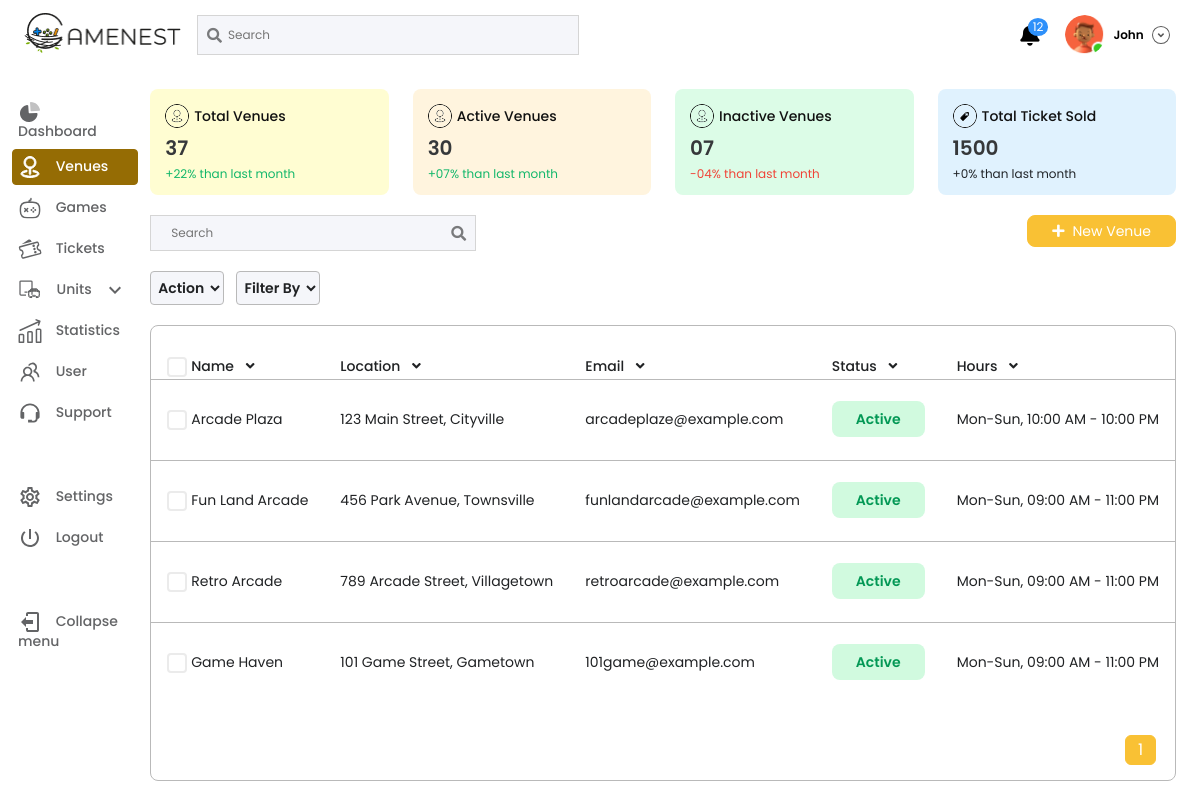
Screenshot of /venues (signed in) with the database file from the repository.
### myapp/models.py (models this page shows, shortened)
class Venues(models.Model):
    name = models.CharField(max_length=255)
    phone = models.IntegerField()
    email = models.EmailField(max_length=254 , unique=True)
    location = models.TextField(max_length=255)
    hours = models.TextField(max_length=255)
    locationdefine = models.TextField(max_length=255 , null=True)

### myapp/views.py (the view, shortened to what this page needs)
# urls.py: path('venues',venues,name="venues"),
def venues(request):
    if request.user.is_authenticated:
        username = request.user.username
        venues = Venues.objects.all().order_by('id')
        venue_paginator = Paginator(venues, 10)
        venue_page_number = request.GET.get('page',1)
        venuepage_obj = venue_paginator.get_page(venue_page_number)
    return render(request,'venues.html',{'username':username,'venues':venues,'venuepage_obj':venuepage_obj})

### templates/venues.html (shortened to what this page needs)
{%load static%}
<!DOCTYPE html>
<html lang="en">
<head>
    <link href="https://cdn.jsdelivr.net/npm/bootstrap@5.2.0/dist/css/bootstrap.min.css" rel="stylesheet">
    <link rel="stylesheet" href="https://cdnjs.cloudflare.com/ajax/libs/font-awesome/5.14.0/css/all.min.css" />
    <link rel="stylesheet" href="{%static 'css/style.css'%}">
</head>
<body>
    <header>
        <div class="container-fluid">
            <div class="row">
                <div class="col-12">
                    <nav class="navbar navbar-expand-md headerNav">
                        <div class="container-fluid">
                            <a class="navbar-brand" />
                                <img src="{%static 'images/logo.png'%}" alt="" loading="lazy" class="brand-logo">
                            <div class="position-relative">
                                <input type="text" placeholder="Search" class="searchField">
                                <button class="searchIcon">
                                    <i class="fas fa-search"></i>
                                </button>
                            </div>
                            <div class="collapse navbar-collapse" id="navbarNav">
                                <ul class="navbar-nav ms-auto align-items-md-center align-items-end">
                                    <li class="nav-item">
                                        <div class="dropdown-center">
                                            <button class="dropdown-toggle notiBell" type="button"
                                                data-bs-toggle="dropdown" aria-expanded="false">
                                                <span class="d-inline-block position-relative">
                                                    <i class="fas fa-bell"></i>
                                                    <span class="notiBadge">12</span>
                                                </span>
                                            </button>
                                        </div>
                                    </li>
                                    <li class="nav-item">
                                        <div class="dropdown-center">
                                            <button class="dropdown-toggle d-flex align-items-center userDrp"
                                                type="button" data-bs-toggle="dropdown" aria-expanded="false">
                                                <img src="{%static 'images/avatar.png'%}" alt="avatar" class="userAvatar">
                                                <span class="userName">{{username}}</span>
                                                <i class="fas fa-angle-down userIcon"></i>
                                            </button>
                                        </div>
                                    </li>
                                </ul>
                            </div>
                        </div>
                    </nav>
                </div>
            </div>
        </div>
    </header>
    <section>
        <div class="container-fluid">
            <div class="row">
                <div class="col-12">
                    <div class="d-flex">
                        <div class="sideNav marginTopAll">
                            <ul class="mb-lg-5">
                                <li>
                                    <a href="index">
                                        Dashboard</a>
                                </li>
                                <li>
                                    <a href="venues" class="active">
                                        Venues</a>
                                </li>
                                <li>
                                    <a href="games">
                                        Games</a>
                                </li>
                                <li>
                                    <a href="tickets">
                                        Tickets</a>
                                </li>
                                <li>
                                    <a href="units" class="position-relative svgpath1" >
                                            &nbsp; &nbsp;Units
  <svg width="24" class="unit-arrow" height="24" viewBox="0 0 24 24" fill="none" xmlns="http://www.w3.org/2000/svg">
                                                <path d="M7.41 8.58008L12 13.1701L16.59 8.58008L18 10.0001L12 16.0001L6 10.0001L7.41 8.58008Z" fill="#636466"/>
                                                </svg>
                                    </a>
                                </li>
                                <li id="staticsSection" >
                                    <a href="statistics">
                                        Statistics</a>
                                </li>
                                 <li id="UserRoleSection" >
                                    <a href="users">
                                        User</a>
                                </li>
                              <li id="supportSection" >
                                    <a href="support">
                                        Support</a>
                                </li>
                            </ul>
                            <ul class="mt-lg-5">
                                <li>
                                    <a href="settings">
                                        Settings</a>
                                </li>
                                <li>
                                    <a href="#_" id="logout" >
                                        Logout</a>
                                </li>
                                <li class="mt-5" onclick="toggleSideNav()">
                                    <span class="collapseBtn">
                                        Collapse menu</span>
                                </li>
                            </ul>
                        </div>
                        <div class="contentArea">
                            <section class="marginTopAll">
                                <div class="container-fluid">
                                    <div class="row">
                                        <div class="col-lg-3 col-md-6 mt-md-0 mt-3">
                                            <div class="customcard bg-orange">
                                                <div class="d-flex align-items-center">
                                                    <img src="{%static 'images/venues.png'%}" alt="">
                                                    <h3>Total Venues</h3>
                                                </div>
                                                <h2>37</h2>
                                                <p class="green">+22% than last month</p>
                                            </div>
                                        </div>
                                        <div class="col-lg-3 col-md-6 mt-md-0 mt-3">
                                            <div class="customcard bg-pink">
                                                <div class="d-flex align-items-center">
                                                    <img src="{%static 'images/venues.png'%}" alt="">
                                                    <h3>Active Venues</h3>
                                                </div>
                                                <h2>30</h2>
                                                <p class="green">+07% than last month</p>
                                            </div>
                                        </div>
                                        <div class="col-lg-3 col-md-6 mt-md-0 mt-3">
                                            <div class="customcard bg-green">
                                                <div class="d-flex align-items-center">
                                                    <img src="{%static 'images/venues.png'%}" alt="">
                                                    <h3>Inactive Venues</h3>
                                                </div>
                                                <h2>07</h2>
                                                <p class="red">-04% than last month</p>
                                            </div>
                                        </div>
                                        <div class="col-lg-3 col-md-6 mt-md-0 mt-3">
                                            <div class="customcard bg-blue">
                                                <div class="d-flex align-items-center">
                                                    <img src="{%static 'images/ticket.png'%}" alt="">
                                                    <h3>Total Ticket Sold</h3>
                                                </div>
                                                <h2>1500</h2>
                                                <p>+0% than last month</p>
                                            </div>
                                        </div>
                                    </div>
                                </div>
                            </section>
                            <section class="marginTopAll">
                                <div class="container-fluid">
                                    <div class="row">
                                        <div class="col-md-4">
                                            <div class="position-relative">
                                                <input type="text" class="all-search w-100" placeholder="Search">
                                                <button class="searchIcon2">
                                                    <i class="fas fa-search"></i>
                                                </button>
                                            </div>
                                        </div>
                                        <div id="addVenues"  class="offset-md-2 col-md-6 mt-md-0 mt-3 text-end">
                                            <a href="new_venue" class="orange-btn"><i
                                                    class="fas fa-plus me-2"></i>New Venue</a>
                                        </div>
                                        <div class="col actiondiv">
                                            <select class="allSelect2">
                                                <option value="action">Action</option>
                                            </select>
                                            <select class="allSelect2 ms-2">
                                                <option value="filter">Filter By</option>
                                            </select>
                                        </div>
                                    </div>
                                    <div class="row">
                                        <div class="col-12">
                                            <div class="border-box marginTopAll px-0">
                                                <div class="table-responsive mt-3">
                                                    <table class="table dataTable">
                                                        <thead>
                                                            <th>
                                                                <p class="checkbx">
                                                                    <label for="c1">Name <i
                                                                            class="fas fa-angle-down ms-2"></i></label>
                                                                </p>
                                                            </th>
                                                            <th>Location <i class="fas fa-angle-down ms-2"></i></th>
                                                            <th>Email <i class="fas fa-angle-down ms-2"></i></th>
                                                            <th>Status <i class="fas fa-angle-down ms-2"></i></th>
                                                            <th>Hours <i class="fas fa-angle-down ms-2"></i></th>
                                                        </thead>
                                                        <tbody>
                                                            {% for venues in venuepage_obj %}
                                                            <tr id="editVenue" onclick="window.location.href='edit_venue'" style="cursor: pointer;">
                                                                <td>
                                                                    <p class="checkbx">
                                                                        <label for="venues_{{ venues.id }}">{{venues.name}}</label>
                                                                    </p>
                                                                </td>
                                                                <td>{{venues.location}}</td>
                                                                <td>{{venues.email}}</td>
                                                                <td><span class="activeSpan">Active</span></td>
                                                                <td>{{venues.hours}}</td>
                                                            </tr>
                                                            {% endfor %}
                                                        </tbody>
                                                    </table>
                                                </div>
                                                <ul class="pagination mt-3 justify-content-end pe-3">
                                                    {% for i in venuepage_obj.paginator.page_range %}
                                                    <li
                                                        class="page-item {% if venuepage_obj.number == i %}active{% endif %}">
                                                        <a class="page-link" href="?page={{ i }}">{{ i }}</a>
                                                    </li>
                                                    {% endfor %}
                                                </ul>
                                            </div>
                                        </div>
                                    </div>
                                </div>
                            </section>
                        </div>
                    </div>
                </div>
            </div>
        </div>
    </section>
</body>
</html>

### rows the page displays
Venues: name "Arcade Plaza", location "123 Main Street, Cityville", email "arcadeplaze@example.com", hours "Mon-Sun, 10:00 AM - 10:00 PM"
Venues: name "Fun Land Arcade", location "456 Park Avenue, Townsville", email "funlandarcade@example.com", hours "Mon-Sun, 09:00 AM - 11:00 PM"
Venues: name "Retro Arcade", location "789 Arcade Street, Villagetown", email "retroarcade@example.com", hours "Mon-Sun, 09:00 AM - 11:00 PM"
Venues: name "Game Haven", location "101 Game Street, Gametown", email "101game@example.com", hours "Mon-Sun, 09:00 AM - 11:00 PM"

### other values shown
{{ username }} "John"
{{ i }} "1"
